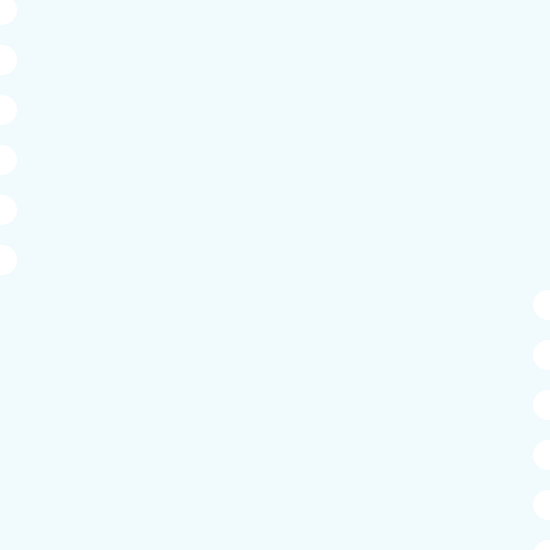
Frame 1 (no input)
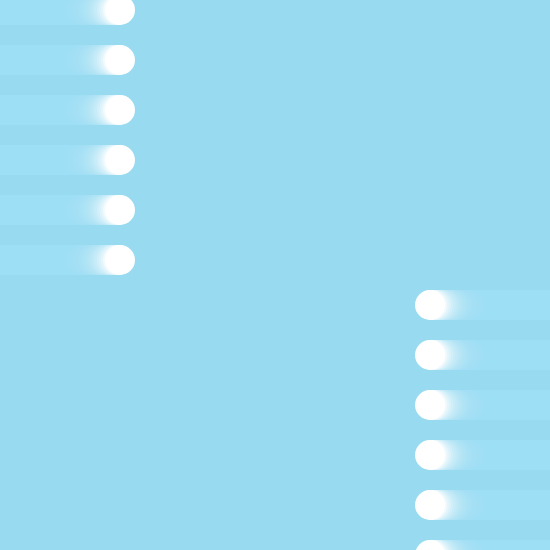
Frame 60 (no input)
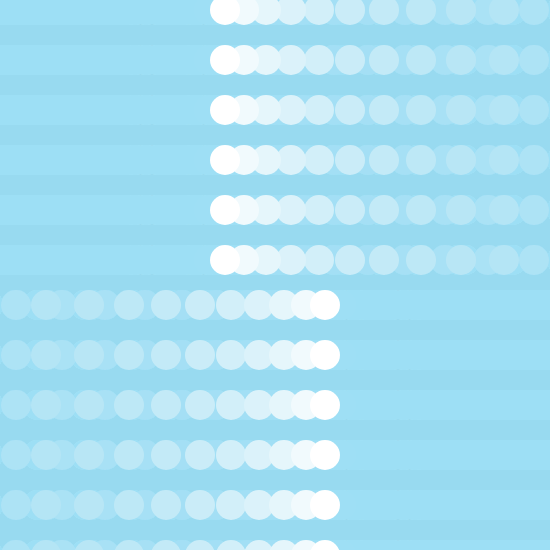
Frame 120 (the mouse pressed at the canvas centre since frame 60)

The p5.js sketch that drew these frames (run headless with seeded random() and noise() and a simulated clock; from frame 60 on, the mouse is pressed at the canvas centre):

// p5.js sketch
// ── sketch.js
// DM2008 — Activity 2b
// Pattern Making (40 min)
//
// Use a for loop to draw a repeating pattern of shapes.
// Add a condition to introduce variation, and one interaction that changes the rule.
//
// Stretch: try a second row, or turn your row into a 2D grid.
let x = 0;  
let x2;// ellipse x-position
let size = 60;   // ellipse size
let bgColor;     // background color, changed by key presses
let speed;

function setup() 
{
  createCanvas(550, 550);
  bgColor = color(156,220,235,35);
  speed = 2;
  x2 = width;
}


function draw() 
{
  noStroke();
  background(bgColor);

  x+=speed;
  x2+=-speed;

  /*for (let i = 0; i < width / 2; i += 50) 
  {
    if (x > width)
    {
      ellipse(x, i+size/3, size/2);
      x-=speed;
    }else
    {
      ellipse(x, i+size/3, size/2);
      x+=speed;
    }
  }*/
  for (let i = 0; i < width / 2; i += 50) 
    {
      ellipse(x, i+size/3 - 10,size/2);
    }
  for (let o = width / 2; o < width; o += 50) 
      {
        ellipse(x2,o+size/3+10,size/2);
      }


  if(x>width && x2<0)
  {
    speed = -speed;
    x = width;
    x2 = 0;
  }
  
  if(x<0 && x2>width)
  {
    speed = -speed;
    x = 0;
    x2 = width;
    
  }
  
  if (mouseIsPressed) 
  {
    speed = speed + 3;
  } else{
    //speed = speed;
  }
  
  if (keyIsPressed)     
  {
    fill (random(255)); 
  }
  // % (modulo) is handy for alternating every other shape
  
}
